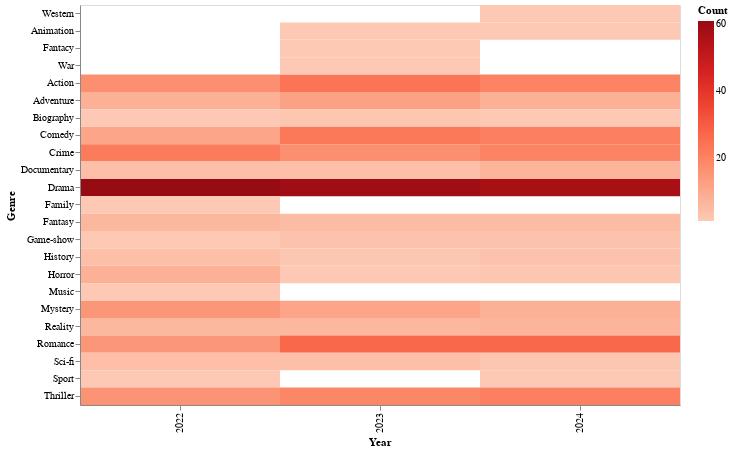

Notebook source saved alongside this figure:
### Markdown cell above
#Heatmap แสดงการกระจายตัวของ Genre ในแต่ละปี

### Code cell
# แปลงข้อมูลให้อยู่ในรูปแบบ Long Format และลบค่าซ้ำ
df_melted = (
    df_most_hour_eng_22_24.melt(
        id_vars=['year', 'show_title'],  # เก็บคอลัมน์ 'year' และ 'show_title' ไว้
        value_vars=['Genre_1', 'Genre_2', 'Genre_3'],  # แปลงคอลัมน์ Genre_1, Genre_2, Genre_3 ให้อยู่ในแนวตั้ง
        var_name='Genre_Type',
        value_name='Genre'
    )
    .drop_duplicates(subset=['year', 'show_title', 'Genre'])  # ลบ Genre ที่ซ้ำกันในรายการเดียวกัน
)

# นับจำนวนครั้งที่แต่ละ Genre ปรากฏในแต่ละปี
genre_counts = df_melted.groupby(['year', 'Genre']).size().reset_index(name='count')

# พล็อต Heatmap เพื่อแสดงการกระจายของประเภทหนังในแต่ละปี
heatmap = alt.Chart(genre_counts).mark_rect().encode(
    x=alt.X('year:O', title="Year"),
    y=alt.Y('Genre:N', title="Genre", sort='-x'),
    color=alt.Color(
        'count:Q',
        scale=alt.Scale(scheme='reds'),  # ใช้โทนสีแดงให้เห็นความเข้มของจำนวนที่มากขึ้น
        legend=alt.Legend(title="Count")
    ),
    tooltip=['year', 'Genre', 'count']
).properties(
    width=600,
    height=400,
)

# แสดงผลลัพธ์
heatmap

### Figure 1 — Vega-Lite specification as saved in the notebook (floating-point values rounded to 4 significant figures)
{"config": {"view": {"continuousWidth": 300, "continuousHeight": 300}}, "data": {"name": "data-10a3c9664733cce31a43afd3fe642b32"}, "mark": {"type": "rect"}, "encoding": {"color": {"field": "count", "legend": {"title": "Count"}, "scale": {"scheme": "reds"}, "type": "quantitative"}, "tooltip": [{"field": "year", "type": "quantitative"}, {"field": "Genre", "type": "nominal"}, {"field": "count", "type": "quantitative"}], "x": {"field": "year", "title": "Year", "type": "ordinal"}, "y": {"field": "Genre", "sort": "-x", "title": "Genre", "type": "nominal"}}, "height": 400, "width": 600, "$schema": "https://vega.github.io/schema/vega-lite/v5.20.1.json", "datasets": {"data-10a3c9664733cce31a43afd3fe642b32": [{"year": 2022, "Genre": "Action", "count": 17}, {"year": 2022, "Genre": "Adventure", "count": 8}, {"year": 2022, "Genre": "Biography", "count": 1}, {"year": 2022, "Genre": "Comedy", "count": 11}, {"year": 2022, "Genre": "Crime", "count": 22}, {"year": 2022, "Genre": "Documentary", "count": 4}, {"year": 2022, "Genre": "Drama", "count": 61}, {"year": 2022, "Genre": "Family", "count": 1}, {"year": 2022, "Genre": "Fantasy", "count": 6}, {"year": 2022, "Genre": "Game-show", "count": 1}, {"year": 2022, "Genre": "History", "count": 4}, {"year": 2022, "Genre": "Horror", "count": 8}, {"year": 2022, "Genre": "Music", "count": 1}, {"year": 2022, "Genre": "Mystery", "count": 15}, {"year": 2022, "Genre": "Reality", "count": 6}, {"year": 2022, "Genre": "Romance", "count": 15}, {"year": 2022, "Genre": "Sci-fi", "count": 4}, {"year": 2022, "Genre": "Sport", "count": 1}, {"year": 2022, "Genre": "Thriller", "count": 16}, {"year": 2023, "Genre": "Action", "count": 24}, {"year": 2023, "Genre": "Adventure", "count": 12}, {"year": 2023, "Genre": "Animation", "count": 1}, {"year": 2023, "Genre": "Biography", "count": 2}, {"year": 2023, "Genre": "Comedy", "count": 23}, {"year": 2023, "Genre": "Crime", "count": 17}, {"year": 2023, "Genre": "Documentary", "count": 4}, {"year": 2023, "Genre": "Drama", "count": 59}, {"year": 2023, "Genre": "Fantacy", "count": 1}, {"year": 2023, "Genre": "Fantasy", "count": 5}, {"year": 2023, "Genre": "Game-show", "count": 3}, {"year": 2023, "Genre": "History", "count": 2}, {"year": 2023, "Genre": "Horror", "count": 1}, {"year": 2023, "Genre": "Mystery", "count": 11}, {"year": 2023, "Genre": "Reality", "count": 6}, {"year": 2023, "Genre": "Romance", "count": 27}, {"year": 2023, "Genre": "Sci-fi", "count": 4}, {"year": 2023, "Genre": "Thriller", "count": 19}, {"year": 2023, "Genre": "War", "count": 1}, {"year": 2024, "Genre": "Action", "count": 20}, {"year": 2024, "Genre": "Adventure", "count": 8}, {"year": 2024, "Genre": "Animation", "count": 1}, {"year": 2024, "Genre": "Biography", "count": 1}, {"year": 2024, "Genre": "Comedy", "count": 21}, {"year": 2024, "Genre": "Crime", "count": 20}, {"year": 2024, "Genre": "Documentary", "count": 7}, {"year": 2024, "Genre": "Drama", "count": 57}, {"year": 2024, "Genre": "Fantasy", "count": 5}, {"year": 2024, "Genre": "Game-show", "count": 3}, {"year": 2024, "Genre": "History", "count": 3}, {"year": 2024, "Genre": "Horror", "count": 2}, {"year": 2024, "Genre": "Mystery", "count": 8}, {"year": 2024, "Genre": "Reality", "count": 7}, {"year": 2024, "Genre": "Romance", "count": 27}, {"year": 2024, "Genre": "Sci-fi", "count": 2}, {"year": 2024, "Genre": "Sport", "count": 1}, {"year": 2024, "Genre": "Thriller", "count": 21}, {"year": 2024, "Genre": "Western", "count": 1}]}}
